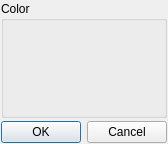
<?xml version="1.0" encoding="UTF-8"?>
<ui version="4.0">
 <class>SetPaintWidget</class>
 <widget class="QDialog" name="SetPaintWidget">
  <property name="geometry">
   <rect>
    <x>0</x>
    <y>0</y>
    <width>158</width>
    <height>144</height>
   </rect>
  </property>
  <property name="windowTitle">
   <string>Dialog</string>
  </property>
  <layout class="QGridLayout" name="gridLayout">
   <property name="leftMargin">
    <number>1</number>
   </property>
   <property name="topMargin">
    <number>1</number>
   </property>
   <property name="rightMargin">
    <number>1</number>
   </property>
   <property name="bottomMargin">
    <number>1</number>
   </property>
   <property name="spacing">
    <number>3</number>
   </property>
   <item row="1" column="0">
    <widget class="QDialogButtonBox" name="buttonBox">
     <property name="orientation">
      <enum>Qt::Horizontal</enum>
     </property>
     <property name="standardButtons">
      <set>QDialogButtonBox::Cancel|QDialogButtonBox::Ok</set>
     </property>
    </widget>
   </item>
   <item row="0" column="0">
    <widget class="QGroupBox" name="ColorBox">
     <property name="title">
      <string>Color</string>
     </property>
    </widget>
   </item>
  </layout>
 </widget>
 <resources/>
 <connections>
  <connection>
   <sender>buttonBox</sender>
   <signal>accepted()</signal>
   <receiver>SetPaintWidget</receiver>
   <slot>accept()</slot>
   <hints>
    <hint type="sourcelabel">
     <x>248</x>
     <y>254</y>
    </hint>
    <hint type="destinationlabel">
     <x>157</x>
     <y>274</y>
    </hint>
   </hints>
  </connection>
  <connection>
   <sender>buttonBox</sender>
   <signal>rejected()</signal>
   <receiver>SetPaintWidget</receiver>
   <slot>reject()</slot>
   <hints>
    <hint type="sourcelabel">
     <x>316</x>
     <y>260</y>
    </hint>
    <hint type="destinationlabel">
     <x>286</x>
     <y>274</y>
    </hint>
   </hints>
  </connection>
 </connections>
</ui>
